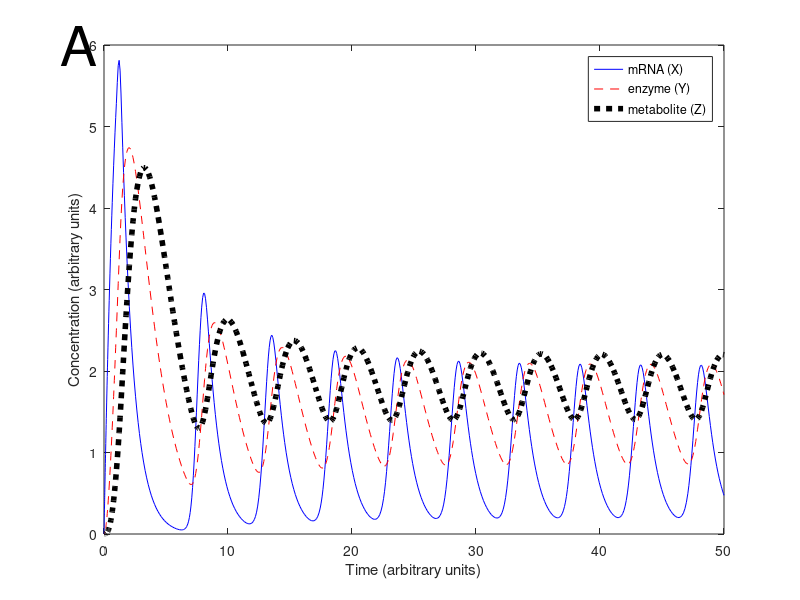

Write the MATLAB code that produced this figure.
% not showing 3d figure; commented-out now

%file Goodwin.m
%Goodwin oscillator model
%from Goodwin (1965) Adv. in. Enz. Reg. 3 pp. 425-428.
%Figure 7.17

function Goodwin

clear all

%declare model parameters
global a1
global kappa1
global k1
global b1
global alpha1
global beta1
global gamma1
global delta1
global n

%assign parameter values
a1=360;
kappa1=43;
k1=1;
b1=1;
alpha1=1;
beta1=0.6;
gamma1=1;
delta1=0.8;
n=12;


%set simulation parameters
Tend=50;
ODEFUN=@goodwinddt;
options=odeset('Refine', 6);

%set initial condition: state = [X, Y, Z]
x0=[0 0 0]';
%run simulation
[t,s]=ode45(ODEFUN, [0,Tend], x0, options);

%generate figure 7.17A
figure(1)
set(gca,'fontsize',14)
plot(t,s(:,1), 'b',t,s(:,2), 'r--',t, s(:,3), 'k:','Linewidth', 4)
 xlabel('Time (arbitrary units)')
 ylabel('Concentration (arbitrary units)')
 legend('mRNA (X)', 'enzyme (Y)', 'metabolite (Z)')
str1(1) = {'A'};
text(-3.5,6,str1, 'Fontsize', 40)

%%run simulations for figure 7.17B
%
% [t1,s1] = ode15s(ODEFUN,[0,Tend], [0,0,0]);
% [t2,s2] = ode15s(ODEFUN,[0,Tend], [0,2.5,0]);
% [t3,s3] = ode15s(ODEFUN,[0,Tend], [0,5,0]);
%
%%generate figure 7.17B
%figure(2)
%set(gca, 'fontsize', 14)
% plot3(s1(:,1), s1(:,2), s1(:,3),'k--', 'Linewidth', 2)
% hold on
% plot3(s2(:,1), s2(:,2), s2(:,3),'k--', 'Linewidth', 2)
% plot3(s3(:,1), s3(:,2), s3(:,3),'k--', 'Linewidth', 2)
% xlabel('[X] (arbitrary units)')
% ylabel('[Y] (arbitrary units)')
% zlabel('[Z] (arbitrary units)')
% str1(1) = {'B'};
%text(-3.5, -3.5,5,str1, 'Fontsize', 40)
 
 


end


%dynamics of Goodwin model
function dS=goodwinddt(t,x)

global a1
global kappa1
global k1
global b1
global alpha1
global beta1
global gamma1
global delta1
global n


X=x(1);
Y=x(2);
Z=x(3);

 

dS =[a1/(kappa1+k1*Z^n) - b1*X,  alpha1*X - beta1*Y, gamma1*Y - delta1*Z]';

end

